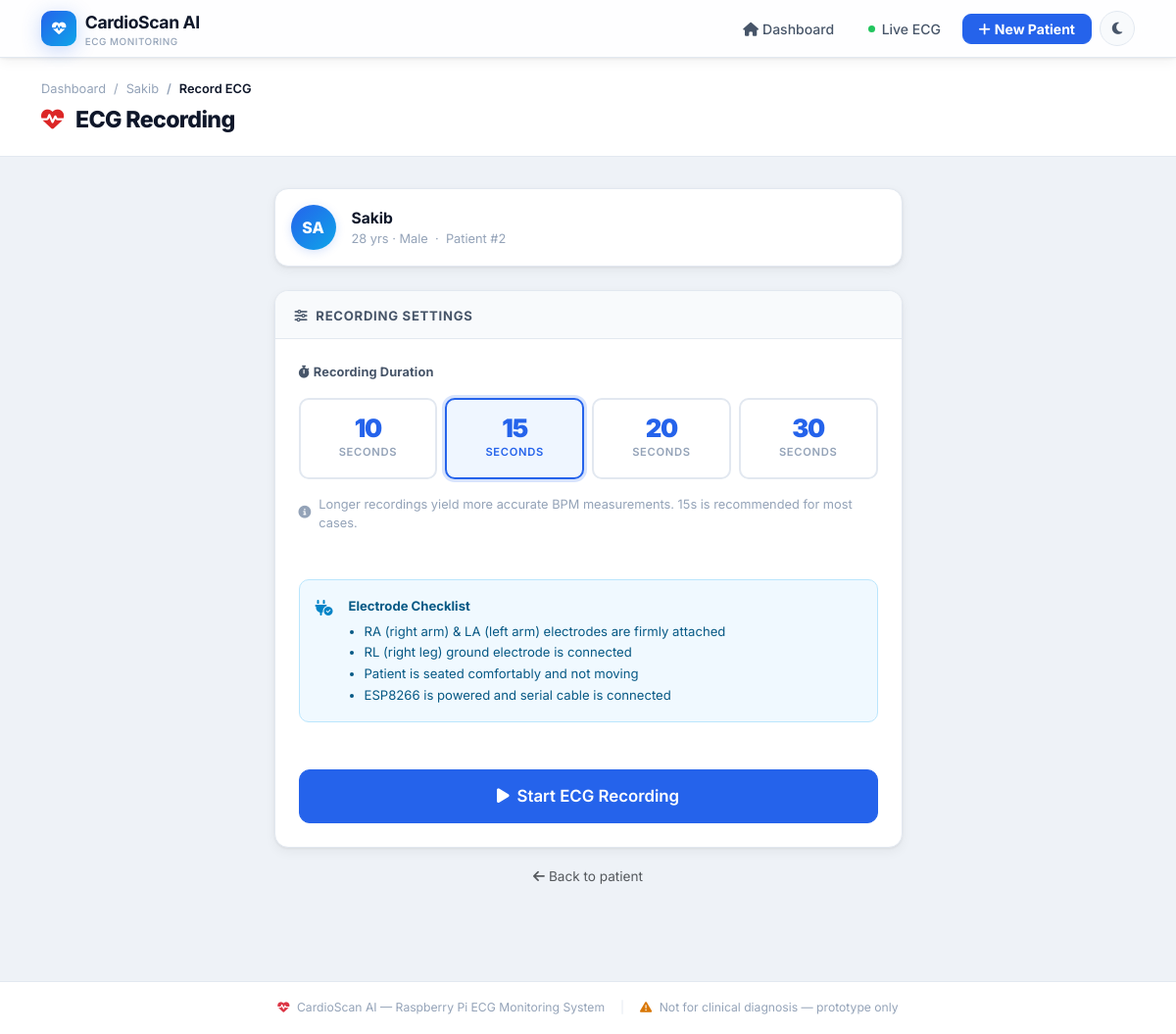
The app's page /record/2 with its own data.
### tables this page shows
CREATE TABLE patients (
            id          INTEGER PRIMARY KEY AUTOINCREMENT,
            name        TEXT NOT NULL,
            age         INTEGER,
            gender      TEXT,
            symptoms    TEXT,
            created_at  TIMESTAMP DEFAULT CURRENT_TIMESTAMP
        );

### ui/app.py (the view)
@app.route("/record/<int:patient_id>")
def record(patient_id):
    conn = get_connection()
    patient = conn.execute(
        "SELECT * FROM patients WHERE id=?", (patient_id,)
    ).fetchone()
    conn.close()
    if not patient:
        abort(404)
    return render_template("record.html", patient=patient,
                           error=None, retry=False)

### scripts/db_setup.py (called while the page is built)
def get_connection():
    conn = sqlite3.connect(DB_PATH)
    conn.row_factory = sqlite3.Row
    conn.execute("PRAGMA foreign_keys = ON")
    return conn

### ui/templates/record.html (shortened to what this page needs)
{% extends "base.html" %}
{% block content %}
<div class="page-header">
  <div class="container-xl">
    <nav aria-label="breadcrumb">
      <ol class="breadcrumb mb-2">
        <li class="breadcrumb-item"><a href="{{ url_for('index') }}">Dashboard</a></li>
        <li class="breadcrumb-item">
          <a href="{{ url_for('patient_detail', patient_id=patient.id) }}">{{ patient.name }}</a>
        </li>
        <li class="breadcrumb-item active">Record ECG</li>
      </ol>
    </nav>
    <h1>
      <i class="fa-solid fa-heart-pulse me-2" style="color:var(--danger);"></i>
      ECG Recording
    </h1>
  </div>
</div>
<div class="container-xl pb-5">
  <div class="row justify-content-center">
    <div class="col-12 col-md-9 col-lg-7">
      <div class="d-flex align-items-center gap-3 p-3 mb-4"
           style="background:var(--surface);border:1px solid var(--border);
                  border-radius:var(--radius);box-shadow:var(--shadow-sm);">
        {% set initials = (patient.name.split()[0][0] + (patient.name.split()[1][0] if patient.name.split()|length > 1 else (patient.name[1]|default('')))) | upper %}
        <div class="patient-avatar">{{ initials }}</div>
        <div>
          <div class="fw-700" style="font-size:.975rem;">{{ patient.name }}</div>
          <div style="font-size:.8rem;color:var(--text-3);">
            {% if patient.age %}{{ patient.age }} yrs{% endif %}
            {% if patient.age and patient.gender %} · {% endif %}
            {% if patient.gender in ['M','male','Male'] %}Male
            {% elif patient.gender in ['F','female','Female'] %}Female
            {% elif patient.gender %}{{ patient.gender }}{% endif %}
            &nbsp;·&nbsp; Patient #{{ patient.id }}
          </div>
        </div>
      </div>
      <div class="cs-card p-0" style="overflow:hidden;">
        <div class="card-header-cs">
          <i class="fa-solid fa-sliders me-2"></i>Recording Settings
        </div>
        <div style="padding:1.5rem;">
          <form id="recording-form"
                method="POST"
                action="{{ url_for('record_start', patient_id=patient.id) }}">
            <div class="mb-5">
              <label class="form-label d-block mb-3">
                <i class="fa-solid fa-stopwatch me-1"></i>Recording Duration
              </label>
              <div class="row g-2">
                {% for sec in [10, 15, 20, 30] %}
                  <div class="col-6 col-sm-3">
                    <div class="dur-card {{ 'selected' if sec == 15 else '' }}"
                         data-for="dur_{{ sec }}">
                      <div class="dur-sec">{{ sec }}</div>
                      <div class="dur-lbl">seconds</div>
                    </div>
                  </div>
                {% endfor %}
              </div>
              <div class="mt-3 d-flex align-items-center gap-2"
                   style="font-size:.8rem;color:var(--text-3);">
                <i class="fa-solid fa-circle-info"></i>
                Longer recordings yield more accurate BPM measurements.
                15s is recommended for most cases.
              </div>
            </div>
            <div class="mb-5 p-3 d-flex align-items-start gap-3 info-note">
              <i class="fa-solid fa-plug-circle-check mt-1 flex-shrink-0 info-note-icon"></i>
              <div class="info-note-text">
                <strong class="d-block mb-1">Electrode Checklist</strong>
                <ul class="mb-0 ps-3">
                  <li>RA (right arm) &amp; LA (left arm) electrodes are firmly attached</li>
                  <li>RL (right leg) ground electrode is connected</li>
                  <li>Patient is seated comfortably and not moving</li>
                  <li>ESP8266 is powered and serial cable is connected</li>
                </ul>
              </div>
            </div>
            <button type="submit" id="start-btn" class="btn btn-primary btn-lg w-100"
                    style="font-size:1.05rem;padding:.85rem;">
              <i class="fa-solid fa-play me-2"></i>Start ECG Recording
            </button>
          </form>
        </div>
      </div>
      <div class="text-center mt-3">
        <a href="{{ url_for('patient_detail', patient_id=patient.id) }}"
           class="text-muted" style="font-size:.85rem;">
          <i class="fa-solid fa-arrow-left me-1"></i>Back to patient
        </a>
      </div>
    </div>
  </div>
</div>
{% endblock %}

### ui/static/css/custom.css (style rules this page uses)
:root { --primary: #2563eb; --primary-dark: #1d4ed8; --primary-light: #eff6ff; --primary-glow: rgba(37,99,235,.18); --secondary: #0ea5e9; --accent: #6366f1; --success: #16a34a; --success-light: #f0fdf4; --warning: #d97706; --warning-light: #fffbeb; --danger: #dc2626; --danger-light: #fef2f2; --bg: #eef2f7; --surface: #ffffff; --surface-2: #f8fafc; --surface-3: #f1f5f9; --text-1: #0f172a; --text-2: #475569; --text-3: #94a3b8; --border: #e2e8f0; --border-focus: #93c5fd; --radius-xs: 6px; --radius-sm: 10px; --radius: 14px; --radius-lg: 20px; --radius-xl: 28px; --shadow-xs: 0 1px 2px rgba(0,0,0,.05); --shadow-sm: 0 1px 3px rgba(0,0,0,.07), 0 4px 12px rgba(0,0,0,.05); --shadow: 0 4px 12px rgba(0,0,0,.08), 0 12px 32px rgba(0,0,0,.06); --shadow-lg: 0 8px 24px rgba(0,0,0,.1), 0 32px 64px rgba(0,0,0,.1); --shadow-primary: 0 4px 20px rgba(37,99,235,.25); --transition-fast: all .15s ease; --transition: all .22s ease; --transition-slow: all .35s ease; --ai-sv-bg: #fefce8; --ai-sv-fg: #a16207; --navbar-h: 60px; }
*, *::before, *::after { box-sizing: border-box; transition: background-color .22s ease, border-color .22s ease, color .15s ease, box-shadow .22s ease; }
html { scroll-behavior: smooth; }
body { background: var(--bg); font-family: 'Inter', system-ui, -apple-system, BlinkMacSystemFont, sans-serif; color: var(--text-1); -webkit-font-smoothing: antialiased; min-height: 100vh; }
a { text-decoration: none; color: inherit; }
.page-header { background: var(--surface); border-bottom: 1px solid var(--border); padding: 1.4rem 0; margin-bottom: 2rem; }
.page-header h1 { font-size: 1.45rem; font-weight: 800; letter-spacing: -.028em; margin: 0; color: var(--text-1); }
.cs-card { background: var(--surface); border: 1px solid var(--border); border-radius: var(--radius); box-shadow: var(--shadow-sm); transition: transform .22s ease, box-shadow .22s ease, border-color .22s ease; }
.cs-card .card-header-cs { padding: 1rem 1.25rem .8rem; border-bottom: 1px solid var(--border); font-weight: 700; font-size: .82rem; color: var(--text-2); text-transform: uppercase; letter-spacing: .055em; background: var(--surface-2); }
.patient-avatar { width: 46px; height: 46px; min-width: 46px; border-radius: 50%; background: linear-gradient(135deg, var(--primary) 0%, var(--secondary) 100%); color: white; font-weight: 800; font-size: 1rem; display: flex; align-items: center; justify-content: center; box-shadow: 0 2px 10px var(--primary-glow); }
.dur-card { border: 2px solid var(--border); border-radius: var(--radius-sm); padding: 1.05rem .75rem; cursor: pointer; text-align: center; transition: var(--transition); user-select: none; background: var(--surface); }
.dur-card.selected { border-color: var(--primary); background: var(--primary-light); box-shadow: 0 0 0 3px var(--primary-glow); }
.dur-card .dur-sec { font-size: 1.6rem; font-weight: 900; letter-spacing: -.05em; color: var(--primary); line-height: 1; }
.dur-card .dur-lbl { font-size: .7rem; font-weight: 600; color: var(--text-3); text-transform: uppercase; letter-spacing: .06em; margin-top: 3px; }
.dur-card.selected .dur-lbl { color: var(--primary); }
.form-label { font-size: .8rem; font-weight: 700; color: var(--text-2); margin-bottom: .35rem; letter-spacing: .01em; }
.btn { font-weight: 600; border-radius: var(--radius-sm); transition: transform .15s ease, box-shadow .2s ease, background .2s ease; }
.btn-primary { background: var(--primary); border-color: var(--primary); }
.btn-lg { padding: .72rem 1.6rem; font-size: 1rem; border-radius: 11px; }
.breadcrumb-item, .breadcrumb-item a { font-size: .8rem; color: var(--text-3); }
.breadcrumb-item.active { color: var(--text-1); font-weight: 600; }
.breadcrumb-item + .breadcrumb-item::before { color: var(--text-3); }
.info-note { background: #f0f9ff; border: 1px solid #bae6fd; border-radius: var(--radius-sm); }
.info-note-icon { color: #0284c7; }
.info-note-text { font-size: .82rem; color: #075985; line-height: 1.65; }
.fw-700 { font-weight: 700; }
.cs-card, .stat-card, .patient-card { animation: fadeInUp .35s ease both; }
.row .col-12:nth-child(1) .cs-card, .row .col-12:nth-child(1) .stat-card, .row .col-12:nth-child(1) .patient-card { animation-delay: .04s; }

### records on screen
patients: name "Sakib", age "28", id "2"

### other values on screen
{{ initials }} "SA"
{{ sec }} "10" "15" "20" "30"
